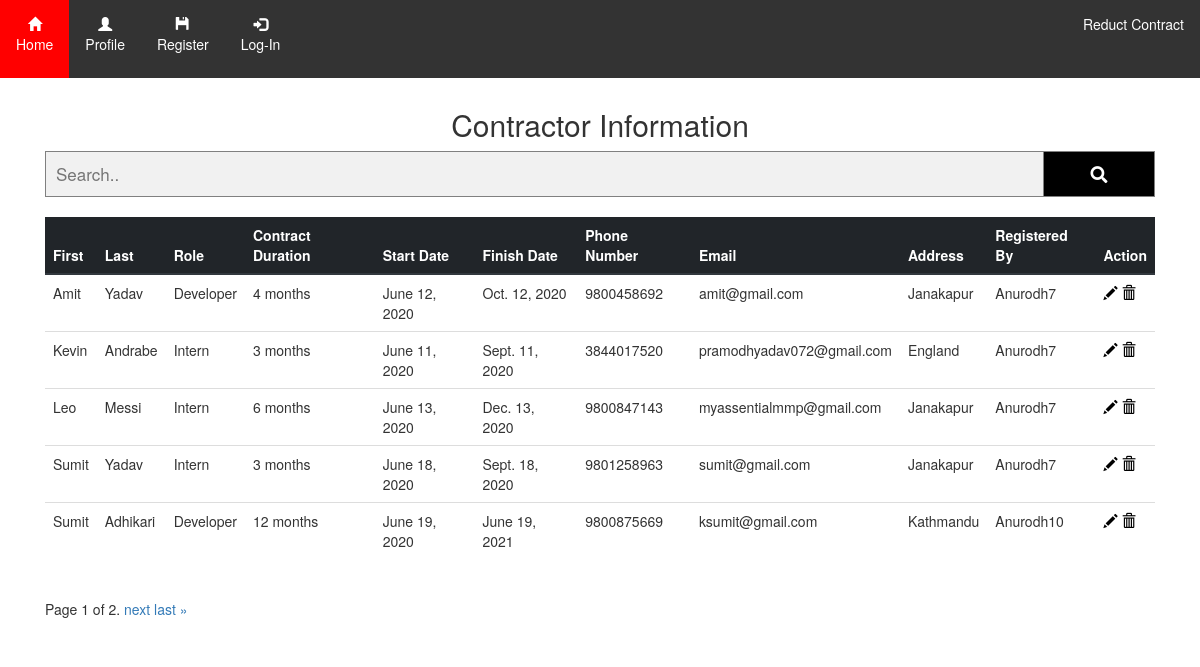
The app's page /showcontract/ with its own data.
### reductcontract/models.py (models this page shows, shortened)
class contractor(models.Model):
    user = models.ForeignKey(User,on_delete=models.SET_NULL,null=True)
    first_name=models.CharField(max_length=100)
    last_name=models.CharField(max_length=100)
    role=models.CharField(max_length=20)
    contract_duration=models.IntegerField()
    start_date=models.DateField()
    finish_date=models.DateField()
    address=models.CharField(max_length=100)
    email=models.EmailField()
    phone_number=models.IntegerField()
    class Meta:
        ordering=['first_name']

### reductcontract/views.py (the view, shortened to what this page needs)
# urls.py: path('showcontract/',views.showcontract,name='showcontract'),
def showcontract(request):
    obj=contractor.objects.all()
    paginator=Paginator(obj,5)
    page_number=request.GET.get('page')
    page_obj=paginator.get_page(page_number)
    context={
        'obj':page_obj
    }
    return render(request,'reductcontract/showcontract.html',context)

### reductcontract/templates/reductcontract/showcontract.html (shortened to what this page needs)
{% extends 'reductcontract/base.html' %}
{% block content %}
<!DOCTYPE html>
<html lang="en">
<head>
  <link href="//maxcdn.bootstrapcdn.com/bootstrap/4.0.0/css/bootstrap.min.css" rel="stylesheet" id="bootstrap-css">
  <link rel="stylesheet" href="https://maxcdn.bootstrapcdn.com/bootstrap/3.3.7/css/bootstrap.min.css">
</head>
<body>
 <h2 class="text-center">Contractor Information </h2>
<link rel="stylesheet" href="https://use.fontawesome.com/releases/v5.1.0/css/all.css">
<form id="mysearch" class="example" method="post" action=".">
  <input type="text" name="aky" placeholder="Search..">
  <button type="submit"><i class="fa fa-search"></i></button>
</form>
  <table class="table table-responsive-lg">
    <thead class="thead-dark">
      <tr>
        <th scope="col">First</th>
        <th scope="col">Last</th>
        <th scope="col">Role</th>
           <th scope="col">Contract Duration</th>
           <th scope="col">Start Date</th>
           <th scope="col">Finish Date</th>
           <th scope="col">Phone Number</th>
            <th scope="col">Email</th>
            <th scope="col">Address</th>
           <th scope="col">Registered By</th>
          <th scope="col">Action</th>
      </tr>
    </thead>
    <tbody>
    {% for i in obj %}
      <tr>
        <td>{{i.first_name}}</td>
        <td>{{i.last_name}}</td>
        <td>{{i.role}}</td>
          <td>{{i.contract_duration}} months</td>
          <td>{{i.start_date}}</td>
          <td>{{i.finish_date}}</td>
          <td>{{i.phone_number}}</td>
          <td>{{i.email}}</td>
          <td>{{i.address}}</td>
          <td>{{i.user}}</td>
          <td><a class="headerclass" href="/{{i.id}}/update"><span class="glyphicon glyphicon-pencil"></span></a>
      <a class="headerclass" href="/{{i.id}}/delete" ><span class="glyphicon glyphicon-trash"></span></a></td>
      </tr>
    {% endfor %}
    </tbody>
  </table>
<div class="pagination">
    <span class="step-links">
        <span class="current">
            Page {{ obj.number }} of {{ obj.paginator.num_pages }}.
        </span>
        {% if obj.has_next %}
            <a href="?page={{ obj.next_page_number }}">next</a>
            <a href="?page={{ obj.paginator.num_pages }}">last &raquo;</a>
        {% endif %}
    </span>
</div>
</body>
</html>
{% endblock %}

### reductcontract/templates/reductcontract/base.html (style rules this page uses)
body { margin: 0; padding: 0; }
.glyphicon { color:black; }
.headerclass { color:black; }

### reductcontract/templates/reductcontract/showcontract.html (style rules this page uses)
form.example input[type=text] { padding: 10px; font-size: 17px; border: 1px solid grey; float: left; width: 90%; background: #f1f1f1; }
form.example button { float: left; width: 10%; padding: 10px; background: black; color: white; font-size: 17px; border: 1px solid grey; border-left: none; cursor: pointer; }
form.example::after { content: ""; clear: both; display: table; }
#mysearch { margin-bottom:20px; }

### records on screen
contractor: first_name "Amit", last_name "Yadav", role "Developer", contract_duration "4", start_date "June 12, 2020", finish_date "Oct. 12, 2020", phone_number "9800458692", email "amit@gmail.com", address "Janakapur", user "Anurodh7"
contractor: first_name "Kevin", last_name "Andrabe", role "Intern", contract_duration "3", start_date "June 11, 2020", finish_date "Sept. 11, 2020", phone_number "3844017520", email "pramodhyadav072@gmail.com", address "England", user "Anurodh7"
contractor: first_name "Leo", last_name "Messi", role "Intern", contract_duration "6", start_date "June 13, 2020", finish_date "Dec. 13, 2020", phone_number "9800847143", email "myassentialmmp@gmail.com", address "Janakapur", user "Anurodh7"
contractor: first_name "Sumit", last_name "Yadav", role "Intern", contract_duration "3", start_date "June 18, 2020", finish_date "Sept. 18, 2020", phone_number "9801258963", email "sumit@gmail.com", address "Janakapur", user "Anurodh7"
contractor: first_name "Sumit", last_name "Adhikari", role "Developer", contract_duration "12", start_date "June 19, 2020", finish_date "June 19, 2021", phone_number "9800875669", email "ksumit@gmail.com", address "Kathmandu", user "Anurodh10"

### other values on screen
{{ obj.number }} "1"
{{ obj.paginator.num_pages }} "2"
